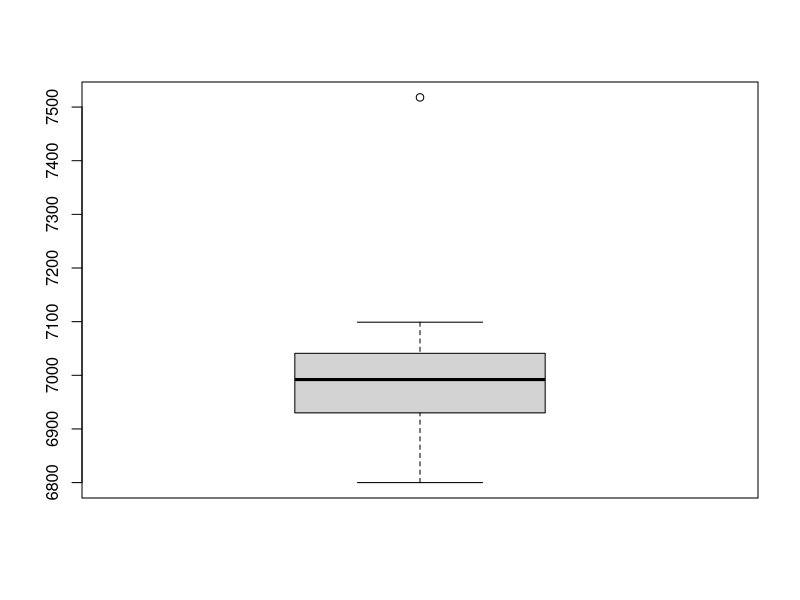

Write R code to recreate this figure.
lengths <- c(6981, 7099, 6930, 6992, 7518, 7013, 6800, 7041, 6890)

boxplot(lengths)
# Се гледа дека има еден outlier - 7518,
# min(lengths) = q[0] = 6800,
# q[1] = 6930,
# median(lengths) = q[2] = 6992,
# q[3] = 7041,
# max(lengths) = q[4] = 7518.
